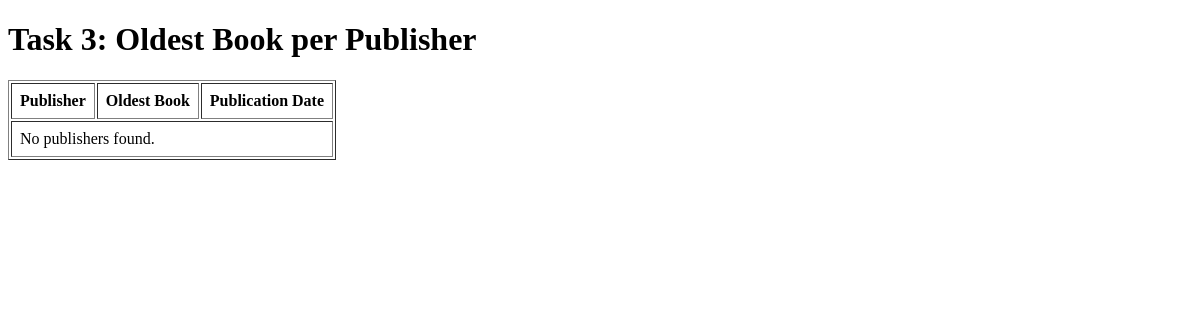
Page /books/lab9/task3 on the earlier database version.
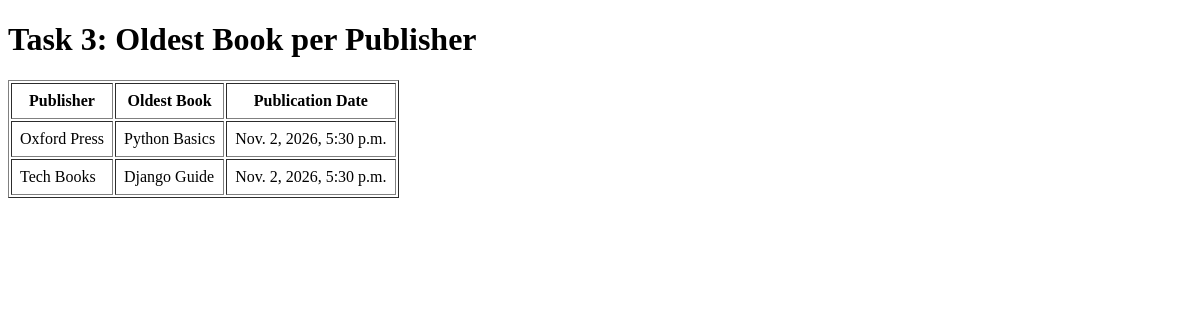
Same page on the later database version.
### apps/bookmodule/models.py (models this page shows, shortened)
class Publisher(models.Model):
    name = models.CharField(max_length=200)
    location = models.CharField(max_length=300)

### apps/bookmodule/views.py (the view)
# urls.py: path('lab9/task3', views.lab9_task3, name='lab9_task3'),
def lab9_task3(request):
    oldest_book = Book.objects.filter(
        publisher=OuterRef('pk')
    ).order_by('pubdate')
    publishers = Publisher.objects.annotate(
        oldest_book_title=Subquery(oldest_book.values('title')[:1]),
        oldest_book_date=Min('books__pubdate')
    )
    return render(request, 'bookmodule/lab9/task3.html', {
        'publishers': publishers
    })

### apps/templates/bookmodule/lab9/task3.html
<!DOCTYPE html>
<html lang="en">
<head><meta charset="UTF-8"><title>Lab 9 - Task 3</title></head>
<body>
<h1>Task 3: Oldest Book per Publisher</h1>
<table border="1" cellpadding="8">
<tr><th>Publisher</th><th>Oldest Book</th><th>Publication Date</th></tr>
{% for publisher in publishers %}
<tr>
<td>{{ publisher.name }}</td>
<td>{{ publisher.oldest_book_title|default:"No books" }}</td>
<td>{{ publisher.oldest_book_date|default:"-" }}</td>
</tr>
{% empty %}<tr><td colspan="3">No publishers found.</td></tr>{% endfor %}
</table>
</body></html>

Differences in the rows shown:
added Publisher: name "Oxford Press", oldest_book_title "Python Basics", oldest_book_date "Nov. 2, 2026, 5:30 p.m."
added Publisher: name "Tech Books", oldest_book_title "Django Guide", oldest_book_date "Nov. 2, 2026, 5:30 p.m."
Other differences:
text no longer shown: "No publishers found."
